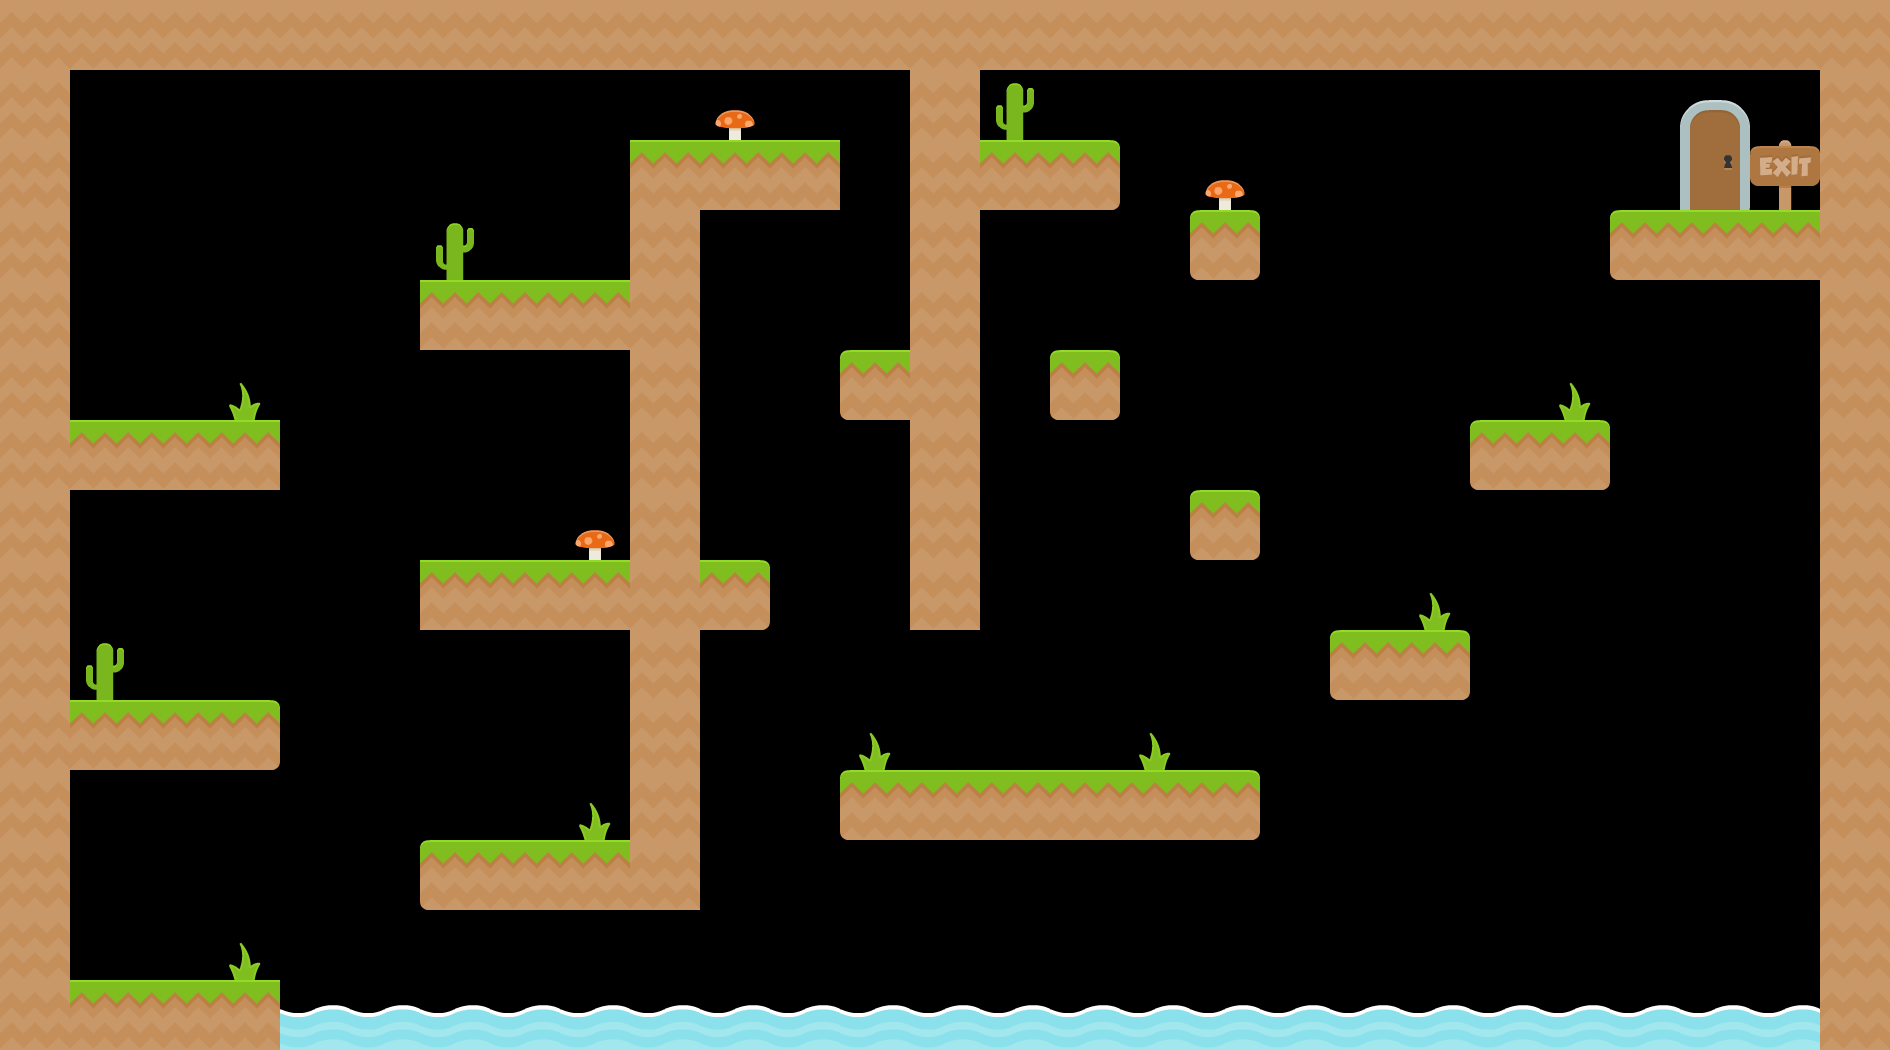

This is a level from a 2D game, rendered from its Tiled map with the project's own tilesets. A one-line summary and the complete map file follow:
An orthogonal 27x15 tile map with 70x70 px tiles, 1 tile layer (Map), 1 hidden layer not drawn, 7 tilesets.

<map version="1.9" tiledversion="1.9.2" orientation="orthogonal" renderorder="right-down" width="27" height="15" tilewidth="70" tileheight="70" infinite="0" nextlayerid="3" nextobjectid="1">
 <editorsettings>
  <export target="Level2.js" format="js" />
 </editorsettings>
 <tileset firstgid="1" source="tiles_spritesheet.tsx" />
 <tileset firstgid="157" source="Exit.tsx" />
 <tileset firstgid="158" source="collision.tsx" />
 <tileset firstgid="159" source="death.tsx" />
 <tileset firstgid="160" source="mushroomRed.tsx" />
 <tileset firstgid="161" source="plant.tsx" />
 <tileset firstgid="162" source="items_spritesheet.tsx" />
 <layer id="1" name="Map" width="27" height="15">
  <data encoding="csv">
153,153,153,153,153,153,153,153,153,153,153,153,153,153,153,153,153,153,153,153,153,153,153,153,153,153,153,
153,0,0,0,0,0,0,0,0,0,160,0,0,153,191,0,0,0,0,0,0,0,0,0,70,0,153,
153,0,0,0,0,0,0,0,0,104,104,104,0,153,104,92,0,160,0,0,0,0,0,0,82,65,153,
153,0,0,0,0,0,191,0,0,153,0,0,0,153,0,0,0,10,0,0,0,0,0,116,104,104,153,
153,0,0,0,0,0,104,104,104,153,0,0,0,153,0,0,0,0,0,0,0,0,0,0,0,0,153,
153,0,0,161,0,0,0,0,0,153,0,0,116,153,0,10,0,0,0,0,0,0,161,0,0,0,153,
153,104,104,104,0,0,0,0,0,153,0,0,0,153,0,0,0,0,0,0,0,116,92,0,0,0,153,
153,0,0,0,0,0,0,0,160,153,0,0,0,153,0,0,0,10,0,0,0,0,0,0,0,0,153,
153,0,0,0,0,0,104,104,104,153,92,0,0,153,0,0,0,0,0,0,161,0,0,0,0,0,153,
153,191,0,0,0,0,0,0,0,153,0,0,0,0,0,0,0,0,0,116,92,0,0,0,0,0,153,
153,104,104,92,0,0,0,0,0,153,0,0,161,0,0,0,161,0,0,0,0,0,0,0,0,0,153,
153,0,0,0,0,0,0,0,161,153,0,0,116,104,104,104,104,92,0,0,0,0,0,0,0,0,153,
153,0,0,0,0,0,116,104,104,153,0,0,0,0,0,0,0,0,0,0,0,0,0,0,0,0,153,
153,0,0,161,0,0,0,0,0,0,0,0,0,0,0,0,0,0,0,0,0,0,0,0,0,0,153,
153,104,104,104,103,103,103,103,103,103,103,103,103,103,103,103,103,103,103,103,103,103,103,103,103,103,153
</data>
 </layer>
 <layer id="2" name="Collision" width="27" height="15" visible="0">
  <data encoding="csv">
0,158,158,158,158,158,158,158,158,158,158,158,158,158,158,158,158,158,158,158,158,158,158,158,158,158,158,
158,0,0,0,0,0,0,0,0,0,0,0,0,158,0,0,0,0,0,0,0,0,0,0,0,0,158,
158,0,0,0,0,0,0,0,0,158,158,158,0,158,158,158,0,0,0,0,0,0,0,0,157,0,158,
158,0,0,0,0,0,0,0,0,158,0,0,0,158,0,0,0,158,0,0,0,0,0,158,158,158,158,
158,0,0,0,0,0,158,158,158,0,0,0,0,158,0,0,0,0,0,0,0,0,0,0,0,0,158,
158,0,0,0,0,0,0,0,0,158,0,0,158,158,0,158,0,0,0,0,0,0,0,0,0,0,158,
158,158,158,158,0,0,0,0,0,158,0,0,0,158,0,0,0,0,0,0,0,158,158,0,0,0,158,
158,0,0,0,0,0,0,0,0,158,0,0,0,158,0,0,0,158,0,0,0,0,0,0,0,0,158,
158,0,0,0,0,0,158,158,158,0,158,0,0,158,0,0,0,0,0,0,0,0,0,0,0,0,158,
158,0,0,0,0,0,0,0,0,158,0,0,0,0,0,0,0,0,0,158,158,0,0,0,0,0,158,
0,158,158,158,0,0,0,0,0,158,0,0,0,0,0,0,0,0,0,0,0,0,0,0,0,0,158,
158,0,0,0,0,0,0,0,0,158,0,0,158,158,158,158,158,158,0,0,0,0,0,0,0,0,158,
158,0,0,0,0,0,158,158,158,0,0,0,0,0,0,0,0,0,0,0,0,0,0,0,0,0,158,
158,0,0,0,0,0,0,0,0,0,0,0,0,0,0,0,0,0,0,0,0,0,0,0,0,0,158,
0,158,158,158,159,159,159,159,159,159,159,159,159,159,159,159,159,159,159,159,159,159,159,159,159,159,0
</data>
 </layer>
</map>
